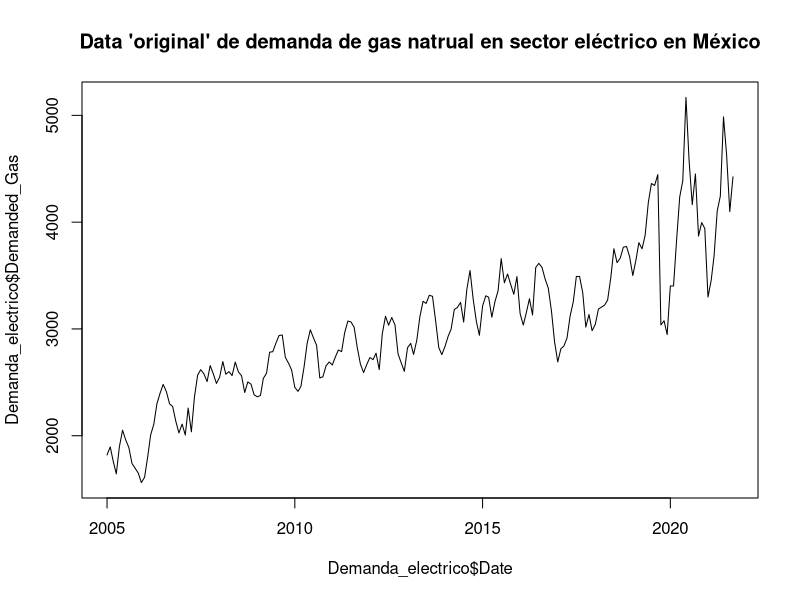
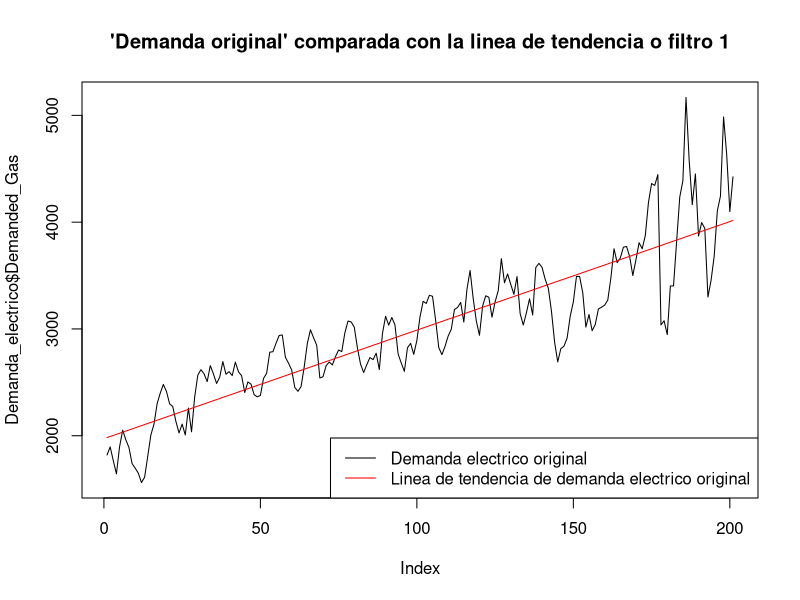
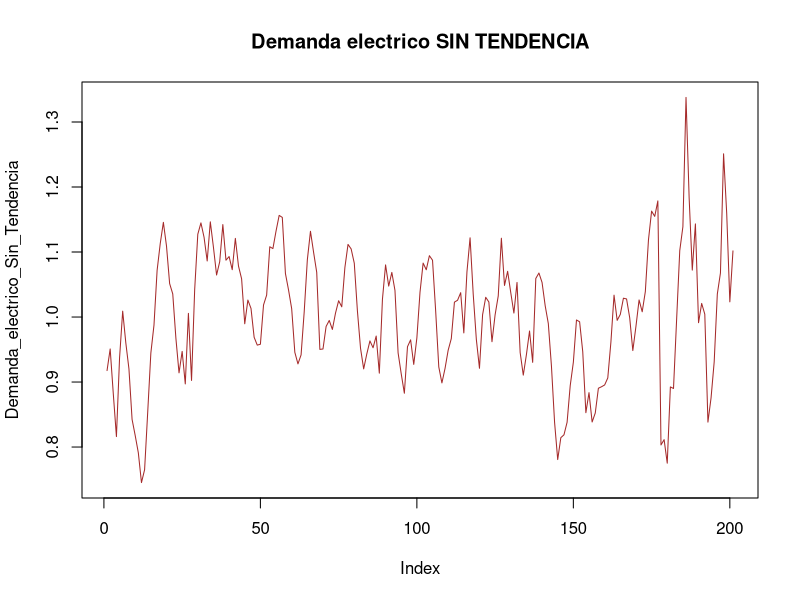
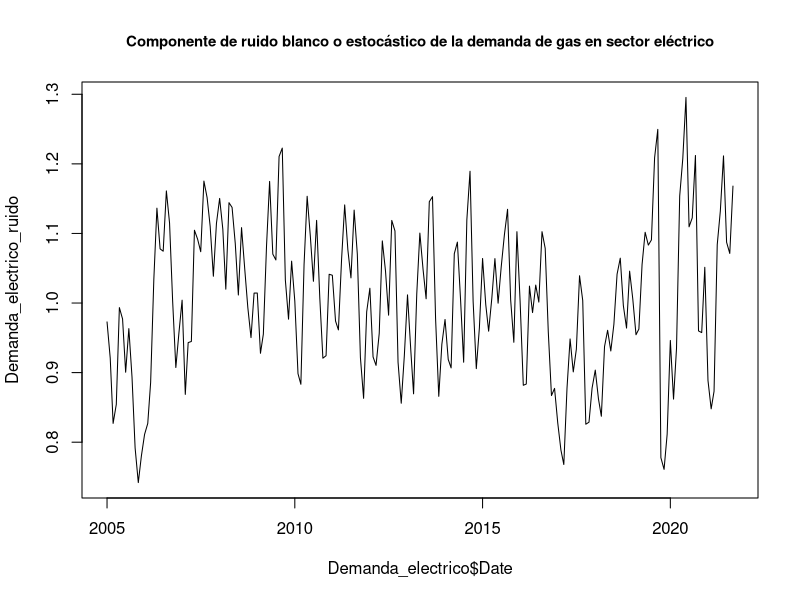
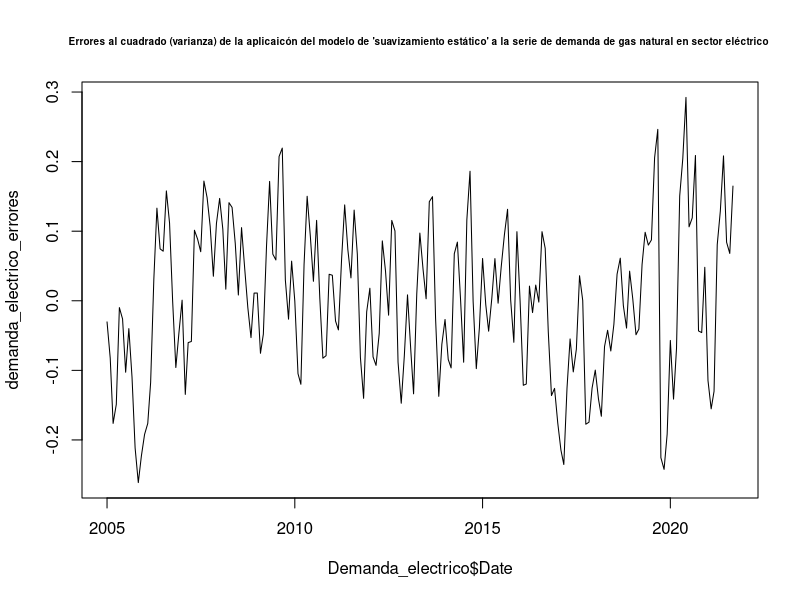
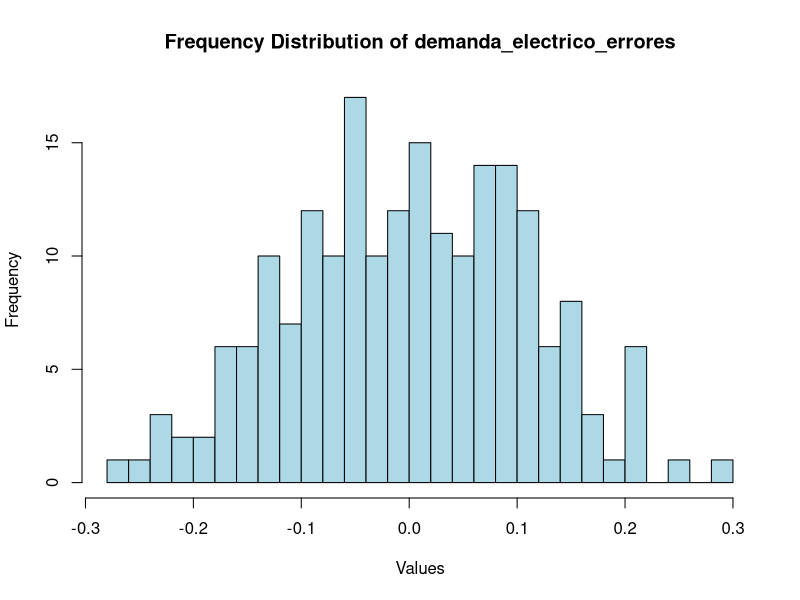
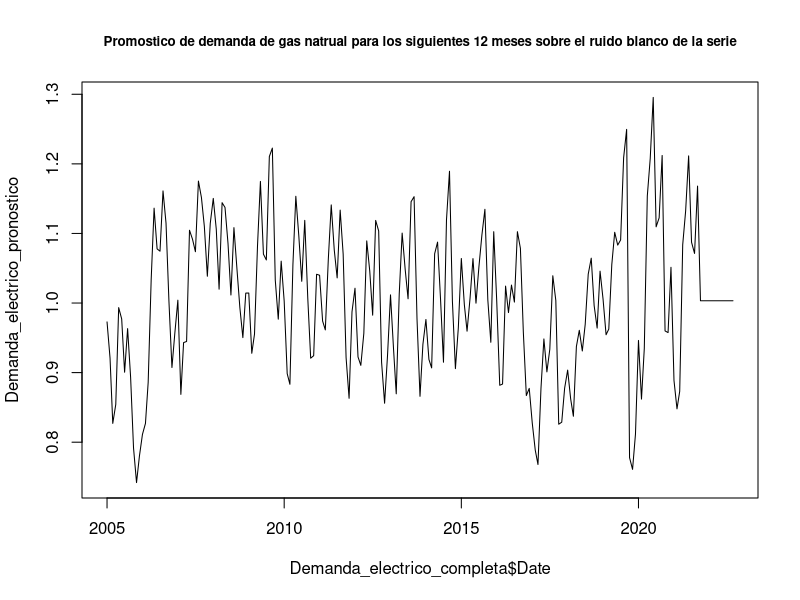
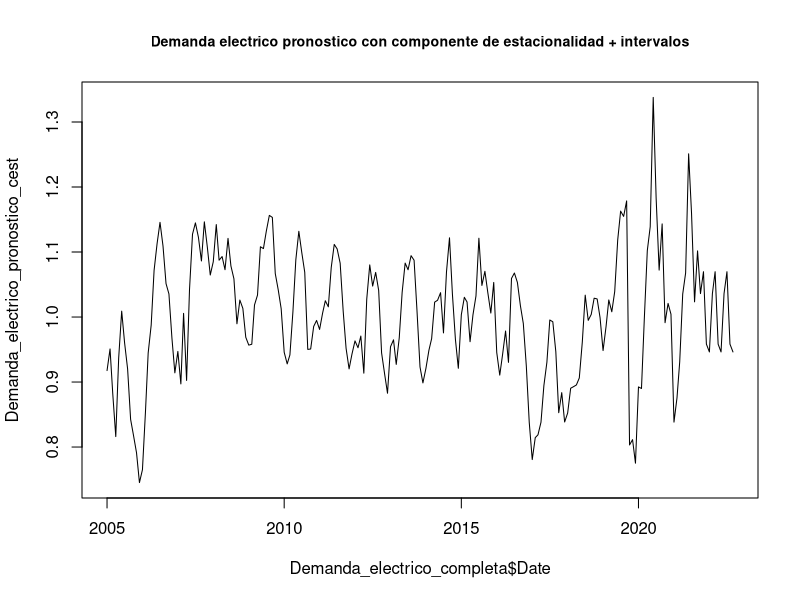

The R source for these figures, in order:
## ---- chunk 1
knitr::opts_chunk$set(echo = TRUE)
## ---- chunk 2
install.packages("readxl")

library("readxl")
## ---- chunk 3

Demanda_electrico <-read_excel("Demanda_electrico_2022_full1_pp.xlsx")
## ---- chunk 4
head(Demanda_electrico)
summary(Demanda_electrico)
typeof(Demanda_electrico)
dim(Demanda_electrico)
## ---- chunk 5
plot(Demanda_electrico$Date, Demanda_electrico$Demanded_Gas, type = "l", main="Data 'original' de demanda de gas natrual en sector eléctrico en México")
## ---- chunk 6

Electrico_Demanded_gas_line<-lm(Demanded_Gas~Date, data=Demanda_electrico)

Electrico_Demanded_gas_line


## ---- chunk 7
Electrico_Demanded_gas_line_aplicada <- predict(Electrico_Demanded_gas_line, newdata = data.frame(Date = Demanda_electrico$Date))

head(Electrico_Demanded_gas_line_aplicada)

## ---- chunk 8

plot(Demanda_electrico$Demanded_Gas, type = "l", main = "'Demanda original' comparada con la linea de tendencia o filtro 1")

lines(Electrico_Demanded_gas_line_aplicada, col = "red")


legend("bottomright", legend = c("Demanda electrico original", "Linea de tendencia de demanda electrico original"), 
       col = c("black", "red"), lty = 1)


## ---- chunk 9
Demanda_electrico_Sin_Tendencia<-Demanda_electrico$Demanded_Gas/Electrico_Demanded_gas_line_aplicada

plot(Demanda_electrico_Sin_Tendencia, type="l", main="Demanda electrico SIN TENDENCIA", col='brown')
head(Demanda_electrico_Sin_Tendencia)
## ---- chunk 10
# Generate indices for T1, T2, T3, and T4
# Define the indices for each subset
T1_indices <- c(seq(1, 3), seq(13, 15), seq(25, 27), seq(37, 39), seq(49, 51), seq(61, 63), seq(73, 75), seq(85, 87), seq(97, 99), seq(109, 111), seq(121, 123), seq(133, 135), seq(145, 147), seq(157, 159), seq(169, 171), seq(181, 183), seq(193, 195))


T2_indices <- c(seq(4, 6), seq(16, 18), seq(28, 30), seq(40, 42), seq(52, 54), seq(64, 66), seq(76, 78), seq(88, 90), seq(100, 102), seq(112, 114), seq(124, 126), seq(136, 138), seq(148, 150), seq(160, 162), seq(172, 174), seq(184, 186), seq(196, 198))

T3_indices <- c(seq(7, 9), seq(19, 21), seq(31, 33), seq(43, 45), seq(55, 57), seq(67, 69), seq(79, 81), seq(91, 93), seq(103, 105), seq(115, 117), seq(127, 129), seq(139, 141), seq(151, 153), seq(163, 165), seq(175, 177), seq(187, 189), seq(199, 201))

T4_indices <- c(seq(10, 12), seq(22, 24), seq(34, 36), seq(46, 48), seq(58, 60), seq(70, 72), seq(82, 84), seq(94, 96), seq(106, 108), seq(118, 120), seq(130, 132), seq(142, 144), seq(154, 156), seq(166, 168), seq(178, 180), seq(190, 192), seq(202, 204))


# Create the subsets
T1 <- Demanda_electrico_Sin_Tendencia[T1_indices]
head(T1)
T2 <- Demanda_electrico_Sin_Tendencia[T2_indices]
head(T2)
T3 <- Demanda_electrico_Sin_Tendencia[T3_indices]
head(T3)
T4 <- Demanda_electrico_Sin_Tendencia[T4_indices]
head(T4)



## ---- chunk 11

FE1_electrico<-mean(T1)/mean(Demanda_electrico_Sin_Tendencia)
FE1_electrico

FE2_electrico<-mean(T2)/mean(Demanda_electrico_Sin_Tendencia)
FE2_electrico

FE3_electrico<-mean(T3)/mean(Demanda_electrico_Sin_Tendencia)
FE3_electrico

FE4_electrico<-mean(T4, na.rm = TRUE)/mean(Demanda_electrico_Sin_Tendencia)
FE4_electrico
## ---- chunk 12
FE1_electrico
## ---- chunk 13
FE4_electrico
## ---- chunk 14
FE2_electrico
## ---- chunk 15
FE3_electrico
FE4_electrico
## ---- chunk 16

Demanda_electrico_ruido<-Demanda_electrico_Sin_Tendencia/c(FE1_electrico, FE2_electrico, FE3_electrico, FE4_electrico)

head(Demanda_electrico_ruido)


plot(Demanda_electrico$Date, Demanda_electrico_ruido, type="l", 
     main="Componente de ruido blanco o estocástico de la demanda de gas en sector eléctrico",
     cex.main=0.9)

## ---- chunk 17

demanda_electrico_errores <-Demanda_electrico_ruido-mean(Demanda_electrico_ruido)

plot(Demanda_electrico$Date, demanda_electrico_errores, type="l", main="Errores al cuadrado (varianza) de la aplicaicón del modelo de 'suavizamiento estático' a la serie de demanda de gas natural en sector eléctrico ", cex.main=0.6)

## Se determina la desviación estandar del error 

sd_est_demanda_electrico<-sd(demanda_electrico_errores)


## Se calcula la media del ruido 
mean(Demanda_electrico_ruido)

## Se calcula la varianza
var(demanda_electrico_errores)

## Se calcula la desviación estandar 
sd_est_demanda_electrico

## ---- chunk 18

## Se calcula la media del ruido 
mean(demanda_electrico_errores)
## ---- chunk 19
hist(demanda_electrico_errores, breaks = 20, col = "lightblue", main = "Frequency Distribution of demanda_electrico_errores", xlab = "Values", ylab = "Frequency")

## ---- chunk 20

Demanda_electrico_completa <-read_excel("Demanda_electrico_2022_full1.xlsx")
head(Demanda_electrico_completa)
tail(Demanda_electrico_completa)
## ---- chunk 21

Demanda_electrico_pronostico<-c(Demanda_electrico_ruido, rep(mean(Demanda_electrico_ruido), 12))

plot(Demanda_electrico_completa$Date,Demanda_electrico_pronostico, type="l", main = "Promostico de demanda de gas natrual para los siguientes 12 meses sobre el ruido blanco de la serie", , cex.main=0.8)

## ---- chunk 22
LI_demanda_electrico<-Demanda_electrico_pronostico[202:213]-2*sd_est_demanda_electrico*c(1:12)^.5
LS_demanda_electrico<-Demanda_electrico_pronostico[202:213]+2*sd_est_demanda_electrico*c(1:12)^.5

## Tambien se debe "crear la linea para nuestros limites" teniendo NA en los valores de datos historicos, así como los 12 valores de limites previamente calculados

LI_demanda_electrico_lineaA<-c(rep(NA, times=201), LI_demanda_electrico)
head(LI_demanda_electrico_lineaA)
tail(LI_demanda_electrico_lineaA)

LS_demanda_electrico_lineaA<-c(rep(NA, times=201), LS_demanda_electrico)
head(LI_demanda_electrico_lineaA)
tail(LI_demanda_electrico_lineaA)

## ---- chunk 23

# Devolver estacionalidada

Demanda_electrico_pronostico_cest<-Demanda_electrico_pronostico*c(FE1_electrico, FE2_electrico,FE3_electrico, FE4_electrico)
head(Demanda_electrico_pronostico_cest)
tail(Demanda_electrico_pronostico_cest)


LI_demanda_electrico_cest<-LI_demanda_electrico_lineaA*c(FE1_electrico, FE2_electrico,FE3_electrico, FE4_electrico)
head(LI_demanda_electrico_cest)
tail(LI_demanda_electrico_cest)




LS_demanda_electrico_cest<-LS_demanda_electrico_lineaA*c(FE1_electrico, FE2_electrico,FE3_electrico, FE4_electrico)
head(LS_demanda_electrico_cest)
tail(LS_demanda_electrico_cest)


plot(Demanda_electrico_completa$Date, Demanda_electrico_pronostico_cest, type="l", main="Demanda electrico pronostico con componente de estacionalidad + intervalos", cex.main= 0.85)
lines(LI_demanda_electrico_cest, col="violet")
lines(LS_demanda_electrico_cest, col="violet")
## ---- chunk 24
# Repeat seasonal factors
n <- length(Demanda_electrico_pronostico)
repeated_FE <- rep(c(FE1_electrico, FE2_electrico, FE3_electrico, FE4_electrico), length.out = n)

# Compute components with seasonal factor
Demanda_electrico_pronostico_cest <- Demanda_electrico_pronostico * repeated_FE
LI_demanda_electrico_cest <- LI_demanda_electrico_lineaA * repeated_FE
tail(LI_demanda_electrico_cest)

LS_demanda_electrico_cest <- LS_demanda_electrico_lineaA * repeated_FE
tail(LS_demanda_electrico_cest)



# Plot with confidence intervals
plot(Demanda_electrico_pronostico_cest, 
     type="l", main="Demanda electrico pronostico con componente de estacionalidad + intervalos", 
     cex.main=0.85, ylim=c(0.4,1.8))
lines(LI_demanda_electrico_cest, col="violet")
lines(LS_demanda_electrico_cest, col="violet")

## ---- chunk 25
# create a new data set with 12 additional months
extended_dates_electrico <- seq(as.Date("2005-01-01"), as.Date("2022-09-01"), by = "month")

# create a data frame with 225 rows
extended_demanda_electrico <- data.frame(Date = extended_dates_electrico, 
                                         Demanded_Gas = rep(NA, length(extended_dates_electrico)))

# assign values to a subset of Demanded_Gas that corresponds to the length of Demanda_electrico$Demanded_Gas
extended_demanda_electrico$Demanded_Gas[1:length(Demanda_electrico$Demanded_Gas)] <- Demanda_electrico$Demanded_Gas


extended_demanda_electrico$Date <- as.POSIXct(as.character(extended_demanda_electrico$Date), format = "%Y-%m-%d")

head(extended_demanda_electrico)
tail(extended_demanda_electrico)


## ---- chunk 26
Electrico_Demanded_gas_line_aplicada2 <- predict(Electrico_Demanded_gas_line, newdata = data.frame(Date = extended_demanda_electrico$Date))

head(Electrico_Demanded_gas_line_aplicada2)
tail(Electrico_Demanded_gas_line_aplicada2)
## ---- chunk 27



Demanda_electrico_pronostico_ajustado<-Demanda_electrico_pronostico_cest*Electrico_Demanded_gas_line_aplicada2

LI_demanda_electrico_ajustado<-LI_demanda_electrico_cest*Electrico_Demanded_gas_line_aplicada2
LS_demanda_electrico_ajustado<-LS_demanda_electrico_cest*Electrico_Demanded_gas_line_aplicada2


plot(Demanda_electrico_pronostico_ajustado, type="l", ylim=c(0, max(LS_demanda_electrico_ajustado, na.rm = TRUE)),  main="Demanda electrico pronostico con componente de estacionalidad y de trend + intervalos", 
     cex.main=0.85)
lines(LI_demanda_electrico_ajustado, col="violet")
lines(LS_demanda_electrico_ajustado, col="violet")

## ---- chunk 28
# Create a data frame with the predicted values and intervals
df_demanda_electrico_pronostico <- data.frame(Demanded_Gas_original = c(Demanda_electrico_completa$Demanded_Gas), 
                                              Demanda_electrico_pronostico_ajustado = Demanda_electrico_pronostico_ajustado, 
                                              LI_demanda_electrico_ajustado = LI_demanda_electrico_ajustado, 
                                              LS_demanda_electrico_ajustado = LS_demanda_electrico_ajustado)

# View the resulting data frame
View(df_demanda_electrico_pronostico)

tail(df_demanda_electrico_pronostico)

## ---- chunk 29

##Primero formemos un vector con los valores reales 
Demanda_electrico_completa_reales12 <- Demanda_electrico_completa$Demanded_Gas[202:213]
Demanda_electrico_completa_reales12

## Despues formemos un vector con únicamente los valores pronósticados 
Demanda_electrico_E_forecast12 <- Demanda_electrico_pronostico_ajustado[202:213]
Demanda_electrico_E_forecast12

##Calculemos el MAPE entre estos dos vectores 

# First, calculate the absolute percentage error (APE) for each element in the vectors
APE_electrico_estatico <- abs((Demanda_electrico_completa_reales12 - Demanda_electrico_E_forecast12) / Demanda_electrico_completa_reales12)

# Calculate the mean APE across all elements in the vectors
MAPE_electrico_estatico <- mean(APE_electrico_estatico) * 100

# Print the MAPE value
cat("El MAPE error para el forecast calculado con el método de 'suavizamiento estático'de la serie de demanda de gas natural en el sector eléctrico es:", MAPE_electrico_estatico, "%")


## ---- chunk 30
Demanda_electrico_ts <-ts(Demanda_electrico$Demanded_Gas, frequency =12, start =c(2005,1))
head(Demanda_electrico_ts)
tail(Demanda_electrico_ts)
## ---- chunk 31
plot(Demanda_electrico_ts, main="Demanda electrico train data en tipo time series (Valores de Enero de 2005 a Agosto de 2021)", cex.main=0.8)
## ---- chunk 32
Demanda_electrico_ts_hw1 <-HoltWinters(Demanda_electrico_ts, seasonal = 'multiplicative')
Demanda_electrico_ts_hw1
## ---- chunk 33
Demanda_electrico_ts_hw1$alpha
## ---- chunk 34
Demanda_electrico_ts_hw1$beta
## ---- chunk 35
Demanda_electrico_ts_hw1$gamma
## ---- chunk 36
plot(Demanda_electrico_ts_hw1, main="Aplicaicón del método de Holt Winters a Demanda electrico train data")
## ---- chunk 37
# Install the forecast package
install.packages("forecast")

# Load the forecast package
library(forecast)
## ---- chunk 38
Demanda_electrico_ts_hw1_fc <- forecast(Demanda_electrico_ts_hw1, h=12, level=0.95)
Demanda_electrico_ts_hw1_fc
## ---- chunk 39
plot(Demanda_electrico_ts_hw1_fc, main="Forecast de Demanda_electrico usando el Método de Holt Winters")
## ---- chunk 40
Demanda_electrico_ts_hw1$SSE
## ---- chunk 41


## Formemos un vector con únicamente los valores pronósticados 
Demanda_electrico_HW_forecast12 <- Demanda_electrico_ts_hw1_fc$mean
Demanda_electrico_HW_forecast12



## ---- chunk 42

##Calculemos el MAPE entre estos dos vectores 

# First, calculate the absolute percentage error (APE) for each element in the vectors
APE_electrico_HW <- abs((Demanda_electrico_completa_reales12 - Demanda_electrico_HW_forecast12) / Demanda_electrico_completa_reales12)

# Calculate the mean APE across all elements in the vectors
MAPE_electrico_HW <- mean(APE_electrico_HW) * 100

# Print the MAPE value
cat("MAPE error para el forecast calculado con el método de 'HoltWinters'es:", MAPE_electrico_HW, "%")
## ---- chunk 43
cat("MAPE error para el forecast calculado con el método de 'suavizamiento estático'es:", MAPE_electrico_estatico, "%")

  
cat("MAPE error para el forecast calculado con el método de 'HoltWinters'es:", MAPE_electrico_HW, "%")
## ---- chunk 44
LI_demanda_electrico_ajustado[202:213]

LS_demanda_electrico_ajustado[202:213]

intervalos_metodo_E<- data.frame(LI_demanda_electrico_ajustado =LI_demanda_electrico_ajustado[202:213], LS_demanda_electrico_ajustado= LS_demanda_electrico_ajustado[202:213])

intervalos_metodo_E

## ---- chunk 45
Demanda_electrico_ts_hw1_fc
